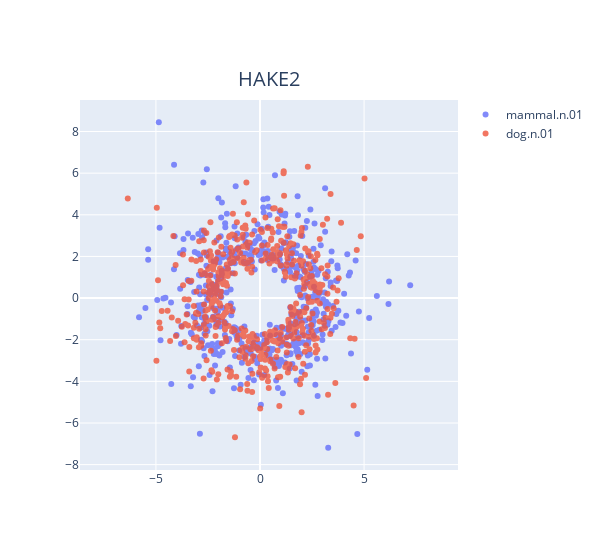

Notebook code cell kept with this figure:
### Code cell
# エンティティの埋め込みをロード
entity_embedding = np.load(os.path.join(model_path, 'entity_embedding.npy'))

# HeadとTailの座標計算
head = entity_embedding[head_id]
tail = entity_embedding[tail_id]

phase_head, mod_head = np.split(head, 2)
phase_tail, mod_tail = np.split(tail, 2)

mod_head = np.log(np.abs(mod_head)) * np.sign(mod_head)
mod_tail = np.log(np.abs(mod_tail)) * np.sign(mod_tail)

phase_head = phase_head / embedding_range * np.pi
phase_tail = phase_tail / embedding_range * np.pi

x_head, y_head = mod_head * np.cos(phase_head), mod_head * np.sin(phase_head)
x_tail, y_tail = mod_tail * np.cos(phase_tail), mod_tail * np.sin(phase_tail)

fig = go.Figure()

# Head Entityのプロット
fig.add_trace(go.Scatter(x=x_head, y=y_head, mode='markers', name=entities_dict[head_id], text=[f'Head ID: {head_id}'] * len(x_head), opacity=0.8))
# Tail Entityのプロット
fig.add_trace(go.Scatter(x=x_tail, y=y_tail, mode='markers', name=entities_dict[tail_id], text=[f'Tail ID: {tail_id}'] * len(x_tail), opacity=0.8))
# HAKEテキストの追加
fig.add_annotation(
    text=model,  # 表示するテキスト
    xref="paper",  # x座標の参照元 (paperは図の左端、dataはデータ座標)
    yref="paper",  # y座標の参照元 (paperは図の下端、dataはデータ座標)
    x=0.5,  # x座標 (0.5は図の中央)
    y=1.1,  # y座標 (1.05は図の上端から5%上)
    showarrow=False,  # 矢印を非表示にする
    font=dict(size=20),  # テキストのフォントサイズ
)
# レイアウトの設定
fig.update_layout(
    title="",
    yaxis_title=" ",
    showlegend=True,
    width=600,  # 幅
    height=550,  # 高さ
    xaxis=dict(scaleanchor="y", scaleratio=1),  # x軸のアスペクト比を1:1に設定
    yaxis=dict(scaleanchor="x", scaleratio=1),  # y軸のアスペクト比を1:1に設定
)

# プロットの表示
fig.show()

### Figure 1 — Plotly figure (JSON) as saved in the notebook; plotly's stock layout.template omitted (floating-point values rounded to 4 significant figures; data arrays with more than 128 entries replaced by an {"elided": "..."} marker saying what was removed)
{"data": [{"mode": "markers", "name": "mammal.n.01", "opacity": 0.8, "text": {"elided": "500 str values"}, "type": "scatter", "x": {"elided": "500 float values"}, "y": {"elided": "500 float values"}}, {"mode": "markers", "name": "dog.n.01", "opacity": 0.8, "text": {"elided": "500 str values"}, "type": "scatter", "x": {"elided": "500 float values"}, "y": {"elided": "500 float values"}}], "layout": {"annotations": [{"font": {"size": 20}, "showarrow": false, "text": "HAKE2", "x": 0.5, "xref": "paper", "y": 1.1, "yref": "paper"}], "height": 550, "showlegend": true, "title": {"text": ""}, "width": 600, "xaxis": {"scaleanchor": "y", "scaleratio": 1}, "yaxis": {"scaleanchor": "x", "scaleratio": 1, "title": {"text": " "}}}}
